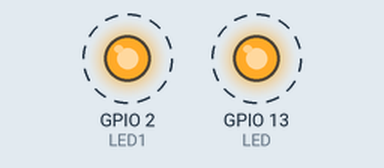
This sketch was run on a simulated ESP32. Parts: output pins drawn as LEDs (lit = HIGH). Dashed ring = blinking. WiFi joins after 1.5 s; servers stay silent unless stated; what the sketch prints to the serial monitor is not drawn.

Above: at 2.05 s.
Timing chart, 0 to 6.6 s (numbered marks = the images above):
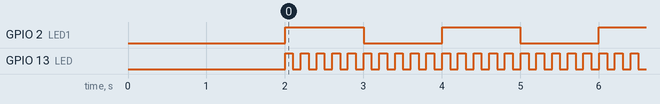

The sketch:

111.ino
```cpp
#include <WiFi.h>
#define LED 13
#define LED1 2
const char* ssid = "Vaishak M";
const char* pass = "03101997";


void setup() {
  // initialize digital pin LED_BUILTIN as an output.
  pinMode (LED, OUTPUT);
  pinMode (LED1, OUTPUT);
  Serial.begin (115200);
  WiFi.begin(ssid, pass);
  while (WiFi.status() != WL_CONNECTED) {
    delay(1000);
    Serial.println("Connecting to WiFi...");
  }
  Serial.println("Connected to WiFi");

  /* xTaskCreatePinnedToCore (
     loop2,     // Function to implement the task
     "loop2",   // Name of the task
     1000,      // Stack size in bytes
     NULL,      // Task input parameter
     0,         // Priority of the task
     NULL,      // Task handle.
     0          // Core where the task should run );*/
  xTaskCreatePinnedToCore(loop2, "loop2", 1000, NULL, 1, NULL, 0);
}

// the loop function runs over and over again forever
void loop() {
  digitalWrite (LED1, HIGH);  // turn the LED on (HIGH is the voltage level)
  delay (1000);  // wait for a second
  digitalWrite (LED1, LOW); // turn the LED off by making the voltage LOW
  delay (1000);  // wait for a second
  Serial.print("CORE:"); Serial.println(xPortGetCoreID());
}

// the loop2 function also runs forver but as a parallel task
void loop2 (void* pvParameters) {
  while (WiFi.status() == WL_CONNECTED) {
    digitalWrite (LED, HIGH);  // turn the LED on (HIGH is the voltage level)
    delay (100);  // wait for a second
    digitalWrite (LED, LOW); // turn the LED off by making the voltage LOW
    delay (100);

    Serial.print("WiFiCore"); Serial.println(xPortGetCoreID());

  }
}
```

Measured:
- by itself, GPIO 2 (LED1): alternates HIGH for 1.0 s and LOW for 1.0 s
- by itself, GPIO 13 (LED): alternates HIGH for 0.10 s and LOW for 0.10 s
